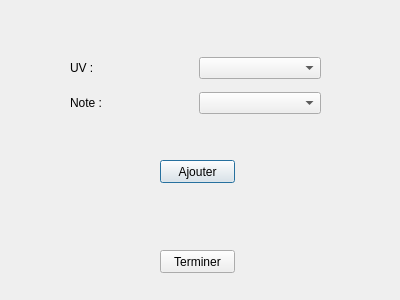
<?xml version="1.0" encoding="UTF-8"?>
<ui version="4.0">
 <class>Inscription</class>
 <widget class="QDialog" name="Inscription">
  <property name="geometry">
   <rect>
    <x>0</x>
    <y>0</y>
    <width>400</width>
    <height>300</height>
   </rect>
  </property>
  <property name="windowTitle">
   <string>Dialog</string>
  </property>
  <widget class="QPushButton" name="ajouterInscription">
   <property name="geometry">
    <rect>
     <x>160</x>
     <y>160</y>
     <width>75</width>
     <height>23</height>
    </rect>
   </property>
   <property name="text">
    <string>Ajouter</string>
   </property>
  </widget>
  <widget class="QPushButton" name="terminerInscriptions">
   <property name="geometry">
    <rect>
     <x>160</x>
     <y>250</y>
     <width>75</width>
     <height>23</height>
    </rect>
   </property>
   <property name="text">
    <string>Terminer</string>
   </property>
  </widget>
  <widget class="QWidget" name="layoutWidget">
   <property name="geometry">
    <rect>
     <x>70</x>
     <y>50</y>
     <width>251</width>
     <height>71</height>
    </rect>
   </property>
   <layout class="QVBoxLayout" name="verticalLayout">
    <item>
     <layout class="QHBoxLayout" name="horizontalLayout">
      <item>
       <widget class="QLabel" name="label">
        <property name="text">
         <string>UV :</string>
        </property>
       </widget>
      </item>
      <item>
       <widget class="QComboBox" name="uvsComboBox"/>
      </item>
     </layout>
    </item>
    <item>
     <layout class="QHBoxLayout" name="horizontalLayout_2">
      <item>
       <widget class="QLabel" name="label_2">
        <property name="text">
         <string>Note :</string>
        </property>
       </widget>
      </item>
      <item>
       <widget class="QComboBox" name="noteCombo"/>
      </item>
     </layout>
    </item>
   </layout>
  </widget>
 </widget>
 <resources/>
 <connections/>
</ui>
